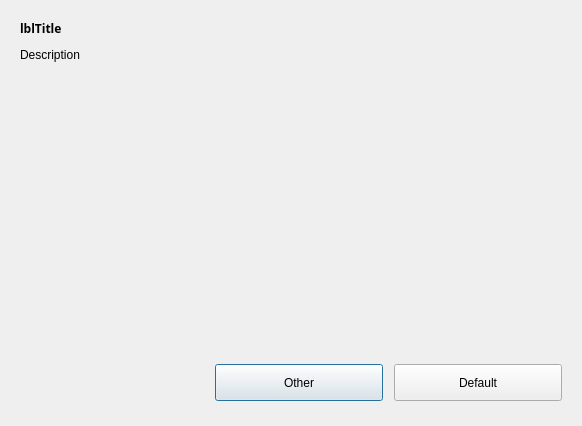
<?xml version="1.0" encoding="UTF-8"?>
<ui version="4.0">
 <class>Dialog</class>
 <widget class="QDialog" name="Dialog">
  <property name="geometry">
   <rect>
    <x>0</x>
    <y>0</y>
    <width>582</width>
    <height>426</height>
   </rect>
  </property>
  <property name="windowTitle">
   <string>Dialog</string>
  </property>
  <property name="autoFillBackground">
   <bool>false</bool>
  </property>
  <layout class="QVBoxLayout" name="verticalLayout_2">
   <item>
    <widget class="QFrame" name="frContainer">
     <property name="frameShape">
      <enum>QFrame::NoFrame</enum>
     </property>
     <property name="frameShadow">
      <enum>QFrame::Raised</enum>
     </property>
     <layout class="QVBoxLayout" name="verticalLayout">
      <item>
       <layout class="QHBoxLayout" name="DialogTitle">
        <property name="bottomMargin">
         <number>5</number>
        </property>
        <item>
         <widget class="QLabel" name="lblTitle">
          <property name="sizePolicy">
           <sizepolicy hsizetype="Preferred" vsizetype="Preferred">
            <horstretch>0</horstretch>
            <verstretch>0</verstretch>
           </sizepolicy>
          </property>
          <property name="maximumSize">
           <size>
            <width>16777215</width>
            <height>45</height>
           </size>
          </property>
          <property name="font">
           <font>
            <family>Century Gothic</family>
            <weight>75</weight>
            <bold>true</bold>
           </font>
          </property>
          <property name="text">
           <string>lblTitle</string>
          </property>
         </widget>
        </item>
       </layout>
      </item>
      <item>
       <widget class="QLabel" name="lblMessage">
        <property name="text">
         <string>Description</string>
        </property>
        <property name="scaledContents">
         <bool>false</bool>
        </property>
        <property name="wordWrap">
         <bool>true</bool>
        </property>
        <property name="margin">
         <number>0</number>
        </property>
       </widget>
      </item>
      <item>
       <widget class="QFrame" name="lstData">
        <property name="sizePolicy">
         <sizepolicy hsizetype="Preferred" vsizetype="Preferred">
          <horstretch>0</horstretch>
          <verstretch>1</verstretch>
         </sizepolicy>
        </property>
        <property name="frameShape">
         <enum>QFrame::NoFrame</enum>
        </property>
        <property name="frameShadow">
         <enum>QFrame::Raised</enum>
        </property>
       </widget>
      </item>
      <item>
       <layout class="QHBoxLayout" name="DialogButtons">
        <property name="topMargin">
         <number>5</number>
        </property>
        <property name="bottomMargin">
         <number>5</number>
        </property>
        <item>
         <spacer name="ButtonAlignSpacer">
          <property name="orientation">
           <enum>Qt::Horizontal</enum>
          </property>
          <property name="sizeHint" stdset="0">
           <size>
            <width>40</width>
            <height>20</height>
           </size>
          </property>
         </spacer>
        </item>
        <item>
         <widget class="QPushButton" name="btnCancel">
          <property name="enabled">
           <bool>true</bool>
          </property>
          <property name="minimumSize">
           <size>
            <width>168</width>
            <height>37</height>
           </size>
          </property>
          <property name="maximumSize">
           <size>
            <width>168</width>
            <height>37</height>
           </size>
          </property>
          <property name="text">
           <string>Other</string>
          </property>
          <property name="default">
           <bool>false</bool>
          </property>
         </widget>
        </item>
        <item>
         <spacer name="ButtonsSpacer">
          <property name="orientation">
           <enum>Qt::Horizontal</enum>
          </property>
          <property name="sizeType">
           <enum>QSizePolicy::Fixed</enum>
          </property>
          <property name="sizeHint" stdset="0">
           <size>
            <width>5</width>
            <height>20</height>
           </size>
          </property>
         </spacer>
        </item>
        <item>
         <widget class="QPushButton" name="btnOK">
          <property name="enabled">
           <bool>true</bool>
          </property>
          <property name="minimumSize">
           <size>
            <width>168</width>
            <height>37</height>
           </size>
          </property>
          <property name="maximumSize">
           <size>
            <width>168</width>
            <height>37</height>
           </size>
          </property>
          <property name="text">
           <string>Default</string>
          </property>
          <property name="default">
           <bool>false</bool>
          </property>
         </widget>
        </item>
       </layout>
      </item>
     </layout>
    </widget>
   </item>
  </layout>
 </widget>
 <resources/>
 <connections/>
</ui>
